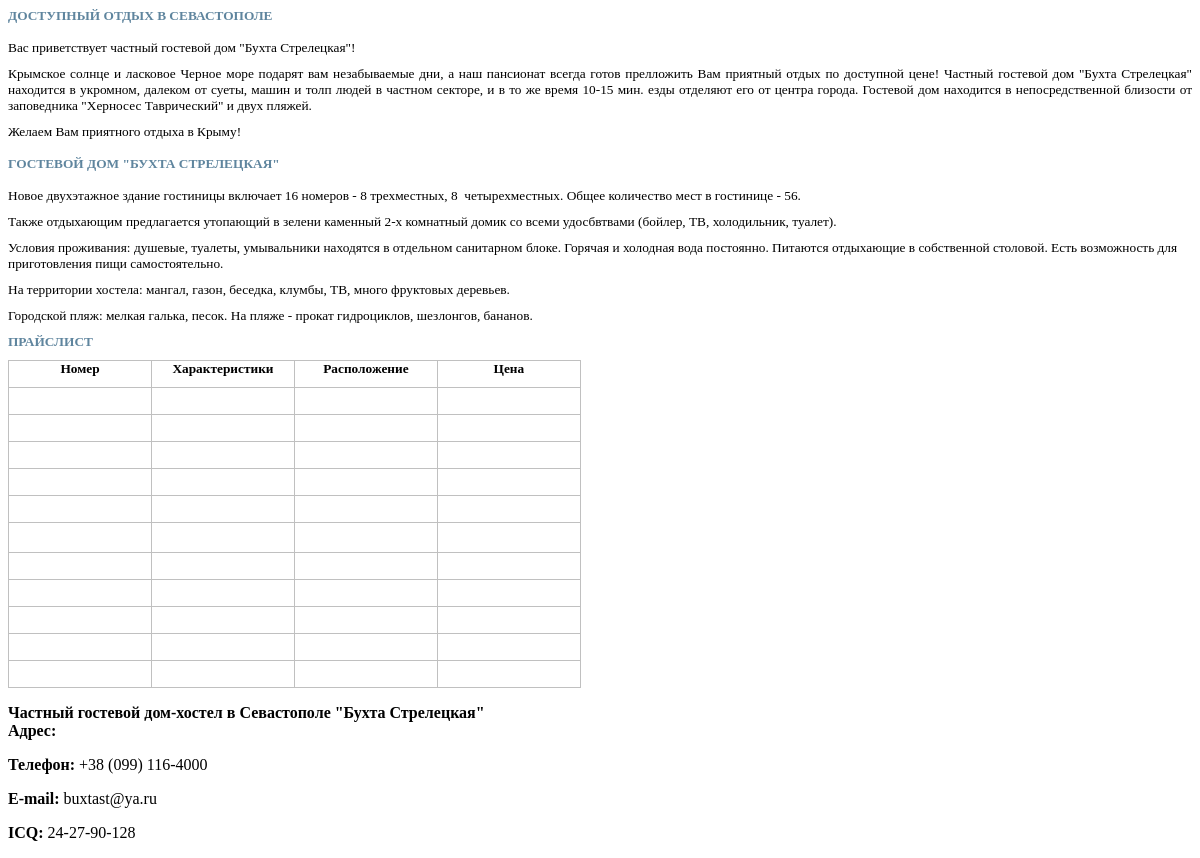
The app's page /test.php, older data.
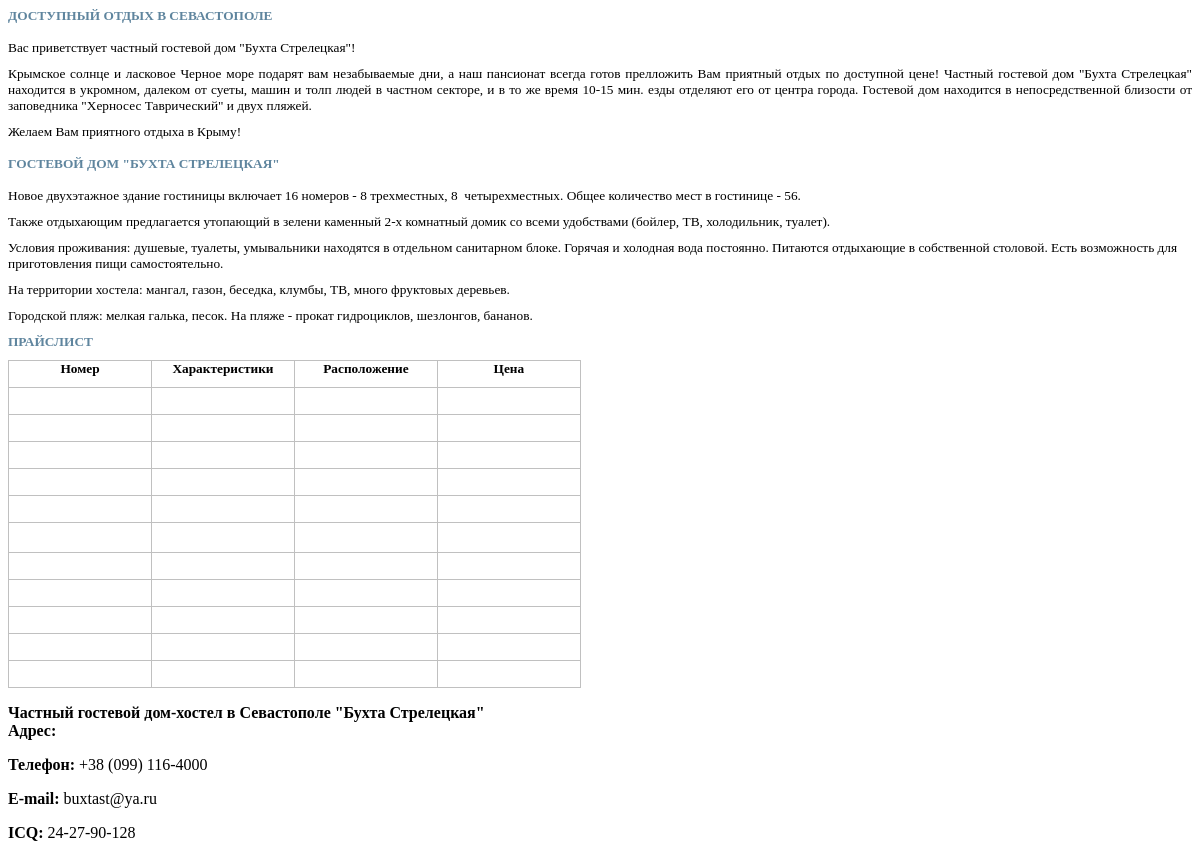
The same page, newer data.
### tables this page shows
CREATE TABLE IF NOT EXISTS `hotel_static` (
  `static_code` int(11) NOT NULL AUTO_INCREMENT,
  `static_title` varchar(200) NOT NULL DEFAULT '',
  `static_abstract` text NOT NULL COMMENT 'Краткий текст страницы',
  `static_text` text NOT NULL COMMENT 'Полный текст страницы',
  `static_seo_title` text,
  `static_seo_desc` text,
  `static_seo_key` text,
  `static_type` varchar(11) NOT NULL DEFAULT 'page' COMMENT 'Определает тип страницы (обычная страница или галерея)',
  PRIMARY KEY (`static_code`)
);

### inc/functions.php (called while the page is built, shortened)
<?
	function GetStatic($st_code,$field)
{
	$query = "SELECT * FROM hotel_static WHERE (static_code='$st_code');";
	$res = mysql_query($query);
	list($static_code,$static_title,$static_abstract,$static_text,$static_seo_title,$static_seo_desc,$static_seo_key,$static_type)=mysql_fetch_array($res);
	switch($field)
	{
		case "st_abstract": return $static_abstract;
		case "st_text": return $static_text;
		case "st_seo_title": return $static_seo_title;
		case "st_seo_desc": return $static_seo_desc;
		case "st_seo_key": return $static_seo_key;
	}
}
?>

### test.php (the view, shortened to what this page needs)
<html>
<head>
</head>
<body>
<?=GetStatic("1","st_abstract")?>
<?=GetStatic("1","st_text")?>
<?=GetStatic("3","st_text")?>
<?=GetStatic("4","st_text")?>
</body>
</html>

Row changes from the older to the newer data that the page shows:
changed hotel_static: static_text "…комнатный домик со всеми удосбвтвами (бойлер, ТВ, холодильник, туалет).…" → "…комнатный домик со всеми удобствами (бойлер, ТВ, холодильник, туалет).…"
